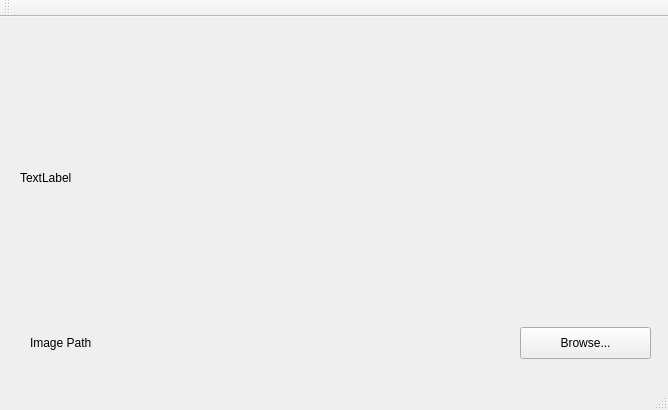
<?xml version="1.0" encoding="UTF-8"?>
<ui version="4.0">
 <class>MainWindow</class>
 <widget class="QMainWindow" name="MainWindow">
  <property name="geometry">
   <rect>
    <x>0</x>
    <y>0</y>
    <width>668</width>
    <height>410</height>
   </rect>
  </property>
  <property name="windowTitle">
   <string>MainWindow</string>
  </property>
  <widget class="QWidget" name="centralWidget">
   <widget class="QLabel" name="label">
    <property name="geometry">
     <rect>
      <x>20</x>
      <y>40</y>
      <width>621</width>
      <height>241</height>
     </rect>
    </property>
    <property name="text">
     <string>TextLabel</string>
    </property>
   </widget>
   <widget class="QLabel" name="label_2">
    <property name="geometry">
     <rect>
      <x>30</x>
      <y>310</y>
      <width>181</width>
      <height>31</height>
     </rect>
    </property>
    <property name="text">
     <string>Image Path</string>
    </property>
   </widget>
   <widget class="QPushButton" name="pushButton">
    <property name="geometry">
     <rect>
      <x>520</x>
      <y>310</y>
      <width>131</width>
      <height>32</height>
     </rect>
    </property>
    <property name="text">
     <string>Browse...</string>
    </property>
   </widget>
  </widget>
  <widget class="QMenuBar" name="menuBar">
   <property name="geometry">
    <rect>
     <x>0</x>
     <y>0</y>
     <width>668</width>
     <height>22</height>
    </rect>
   </property>
  </widget>
  <widget class="QToolBar" name="mainToolBar">
   <attribute name="toolBarArea">
    <enum>TopToolBarArea</enum>
   </attribute>
   <attribute name="toolBarBreak">
    <bool>false</bool>
   </attribute>
  </widget>
  <widget class="QStatusBar" name="statusBar"/>
 </widget>
 <layoutdefault spacing="6" margin="11"/>
 <resources/>
 <connections/>
</ui>
